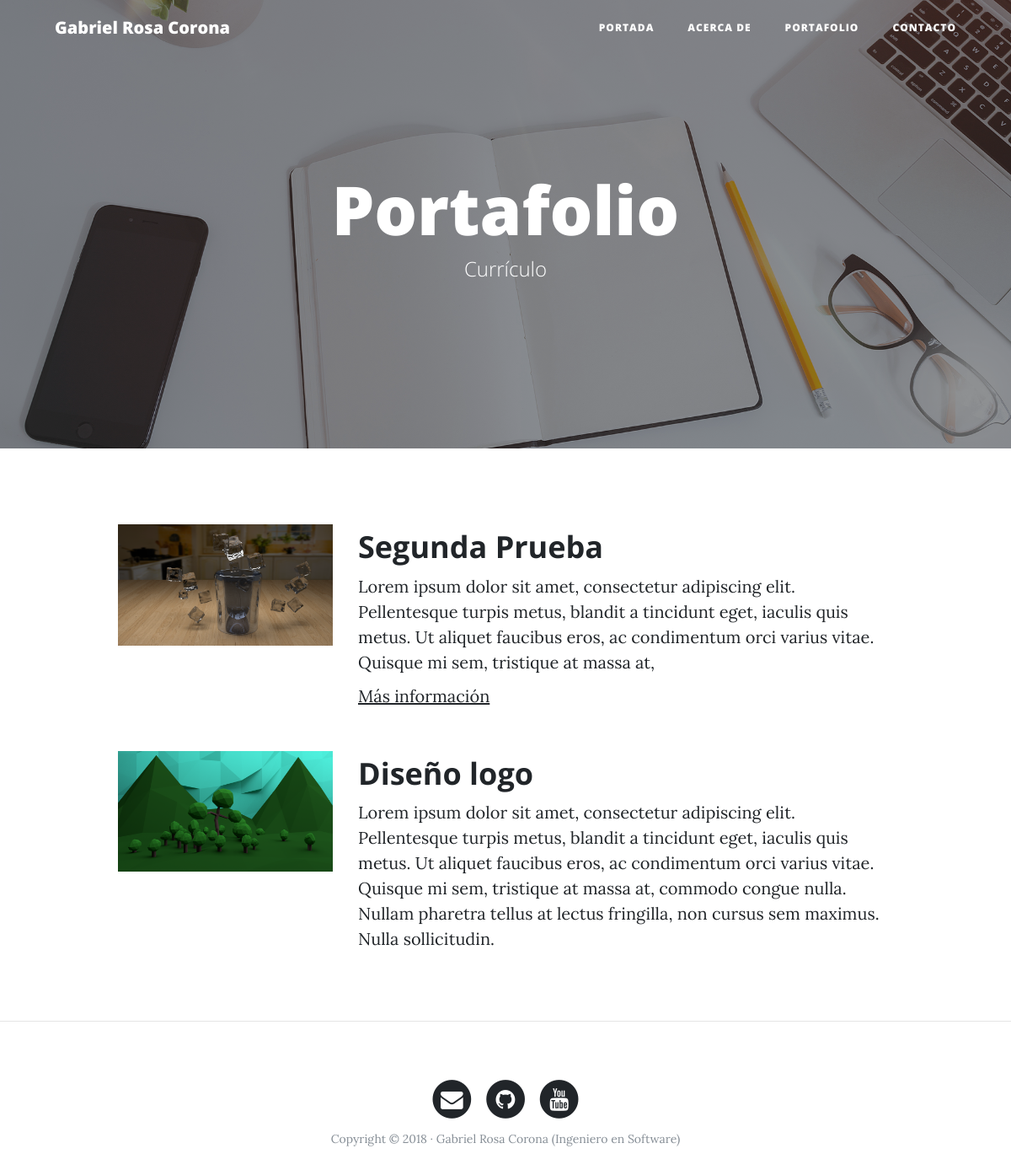
The page /portafolio/ on the database its author committed.
### portfolio/models.py (models this page shows, shortened)
class Project(models.Model):
    title = models.CharField(max_length=200, verbose_name="Título")
    description = models.TextField(verbose_name="Descripción")
    image = models.ImageField(verbose_name="Imagen", upload_to="projects")
    link = models.URLField(verbose_name="Dirección Web", null=True, blank=True)
    created = models.DateTimeField(auto_now_add=True, verbose_name="Fecha de creación")
    updated = models.DateTimeField(auto_now=True, verbose_name="Fecha de edición")
    class Meta:
        verbose_name = "proyecto"
        verbose_name_plural = "proyectos"
        ordering = ["-created"]

### portfolio/views.py (the view)
# urls.py: path('portafolio/', portfolio_views.portafolio, name="portafolio"),
def portafolio(request):
    projects = Project.objects.all()
    return render(request, "portfolio/portafolio.html", {'projects':projects})

### portfolio/templates/portfolio/portafolio.html (shortened to what this page needs)
{% extends 'core/base.html' %}
{% block background %} {% load static %} {% static 'core/img/portfolio-bg.jpg' %} {% endblock %}
{% block headers %}
<h1>Portafolio</h1>
<span class="subheading">Currículo</span> {% endblock %}
{% block content %}
{% for project in projects %}
<div class="row project">
    <div class="col-lg-3 col-md-4 offset-lg-1">
        <img class="img-fluid" src="{{project.image.url}}" alt="">
    </div>
    <div class="col-lg-7 col-md-8">
        <h2 class="section-heading title">{{project.title}}</h2>
        <p>{{project.description}}</p>
        {% if project.link %}
        <p><a href="{{project.link}}">Más información</a></p>
        {% endif %}
    </div>
</div>
{% endfor %}
{% endblock %}

### core/templates/core/base.html (shortened to what this page needs)
<!DOCTYPE html>
<html lang="es">
<head>
    {% load static %}
    <link href="{% static 'core/vendor/bootstrap/css/bootstrap.min.css' %}" rel="stylesheet">
    <link href="{% static 'core/vendor/font-awesome/css/font-awesome.min.css' %}" rel="stylesheet" type="text/css">
    <link href="{% static 'core/css/clean-blog.min.css' %}" rel="stylesheet">
</head>
<body>
    <nav class="navbar navbar-expand-lg navbar-light fixed-top" id="mainNav">
        <div class="container">
            <a class="navbar-brand" href="{% url 'home' %}">Gabriel Rosa Corona</a>
            <div class="collapse navbar-collapse" id="navbarResponsive">
                <ul class="navbar-nav ml-auto">
                    <li class="nav-item">
                        <a class="nav-link" href="{% url 'home' %}">Portada</a>
                    </li>
                    <li class="nav-item">
                        <a class="nav-link" href="{% url 'about' %}">Acerca de</a>
                    </li>
                    <li class="nav-item">
                        <a class="nav-link" href="{% url 'portafolio' %}">Portafolio</a>
                    </li>
                    <li class="nav-item">
                        <a class="nav-link" href="{% url 'contact' %}">Contacto</a>
                    </li>
                </ul>
            </div>
        </div>
    </nav>
    <header class="masthead" style="background-image: url('{% block background %} {% endblock %}')">
        <div class="overlay"></div>
        <div class="container">
            <div class="row">
                <div class="col-lg-8 col-md-10 mx-auto">
                    <div class="site-heading">
                        {% block headers %} {% endblock %}
                    </div>
                </div>
            </div>
        </div>
    </header>
    <div class="container">
        {% block content %} {% endblock %}
    </div>
    {% if request.path != "/" %}
    <hr>{% endif %}
    <footer>
        <div class="container">
            <div class="row">
                <div class="col-lg-8 col-md-10 mx-auto">
                    <ul class="list-inline text-center">
                        <li class="list-inline-item">
                            <a href="#">
                                <span class="fa-stack fa-lg">
                    <i class="fa fa-circle fa-stack-2x"></i>
                    <i class="fa fa-envelope fa-stack-1x fa-inverse"></i>
                  </span>
                            </a>
                        </li>
                        <li class="list-inline-item">
                            <a href="#">
                                <span class="fa-stack fa-lg">
                    <i class="fa fa-circle fa-stack-2x"></i>
                    <i class="fa fa-github fa-stack-1x fa-inverse"></i>
                  </span>
                            </a>
                        </li>
                        <li class="list-inline-item">
                            <a href="#">
                                <span class="fa-stack fa-lg">
                    <i class="fa fa-circle fa-stack-2x"></i>
                    <i class="fa fa-youtube fa-stack-1x fa-inverse"></i>
                  </span>
                            </a>
                        </li>
                    </ul>
                    <p class="copyright text-muted">Copyright &copy; 2018 · Gabriel Rosa Corona (Ingeniero en Software) </p>
                </div>
            </div>
        </div>
    </footer>
</body>
</html>

### rows shown on the page
Project: image (picture), title "Segunda Prueba", description "Lorem ipsum dolor sit amet, consectetur adipiscing elit. Pellentesque turpis metus, blandit a tincidunt eget, iaculis quis metus. Ut aliquet faucibus eros, ac condimentum orci varius vitae. Quisque mi sem, tristique at massa at,"
Project: image (picture), title "Diseño logo", description "Lorem ipsum dolor sit amet, consectetur adipiscing elit. Pellentesque turpis metus, blandit a tincidunt eget, iaculis quis metus. Ut aliquet faucibus eros, ac condimentum orci varius vitae. Quisque mi sem, tristique at massa at, commodo congue nulla. Nullam pharetra tellus at lectus fringilla, non cursus sem maximus. Nulla sollicitudin."
